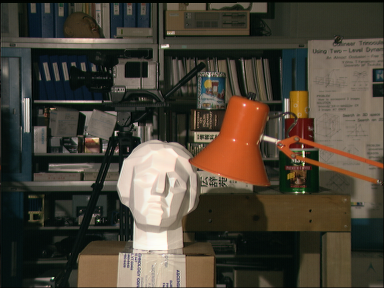
#> input picture pictures/imL.png, 384 x 288 px, found by its file name
$ python 4.10.3-2D_histograms.py
#> lines starting #> are read from the running program, lines starting #| are printed output that depends on the picture
# coding: utf-8
import numpy as np
from cv2 import cv2
import matplotlib.pyplot as plt

# In two-dimensional histograms, you consider two features. Normally it is used for finding color histograms where two features are Hue & Saturation values of every pixel.

# It is quite simple and calculated using the same function, cv2.calcHist(). For color histograms, we need to convert the image from BGR to HSV. (Remember, for 1D histogram, we converted from BGR to Grayscale). For 2D histograms, its parameters will be modified as follows:

# channels = [0,1] because we need to process both H and S plane.
# bins = [180,256] 180 for H plane and 256 for S plane.
# range = [0,180,0,256] Hue value lies between 0 and 180 & Saturation lies between 0 and 256.

img = cv2.imread(r'pictures\imL.png')
#> img is the input picture: shape (288, 384, 3); mean B, G, R 55.3, 67.6, 74.7
hsv = cv2.cvtColor(img, cv2.COLOR_BGR2HSV)
#> hsv: shape (288, 384, 3); mean H, S, V 41.4, 94.4, 78.8

hist = cv2.calcHist([hsv], [0, 1], None, [180, 256], [0, 180, 0, 256])
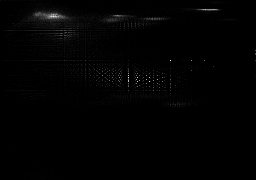
#> hist: shape (180, 256) float32; min 0, max 274, mean 2.4; drawn with min black and max white

# Numpy also provides a specific function for this : np.histogram2d(). (Remember, for 1D histogram we used np.histogram() ).

h,s,v = cv2.split(hsv)
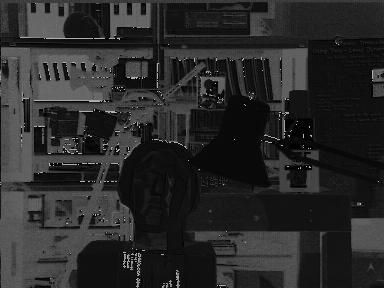
#> h: shape (288, 384); min 0, max 179, mean 41.4
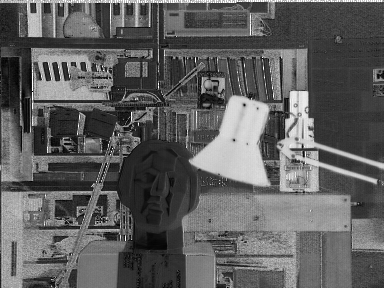
#> s: shape (288, 384); min 0, max 255, mean 94.4
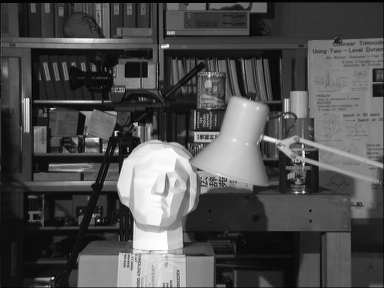
#> v: shape (288, 384); min 0, max 255, mean 78.8
hist, xbins, ybins = np.histogram2d(h.ravel(), s.ravel(), [180, 256], [[0, 180], [0, 256]])
#> xbins = 181 values from 0 to 180; ybins = 257 values from 0 to 256

# First argument is H plane, second one is the S plane, third is number of bins for each and fourth is their range.

# The result we get is a two dimensional array of size 180x256. So we can show them as we do normally, using cv2.imshow() function. It will be a grayscale image and it won’t give much idea what colors are there, unless you know the Hue values of different colors.

# We can use matplotlib.pyplot.imshow() function to plot 2D histogram with different color maps. It gives us much more better idea about the different pixel density. But this also, doesn’t gives us idea what color is there on a first look, unless you know the Hue values of different colors. Still I prefer this method. It is simple and better.
# Note that while using this function, remember, interpolation flag should be nearest for better results.

plt.imshow(hist, interpolation='nearest')
plt.show()

# Note that in numpy:
# ravel(): Return a contiguous flattened array. A 1-D array, containing the elements of the input, is returned. A copy is made only if needed.
# flatten(): Return a copy of the array collapsed into one dimension.
# squeeze()：Remove single-dimensional entries from the shape of an array.
